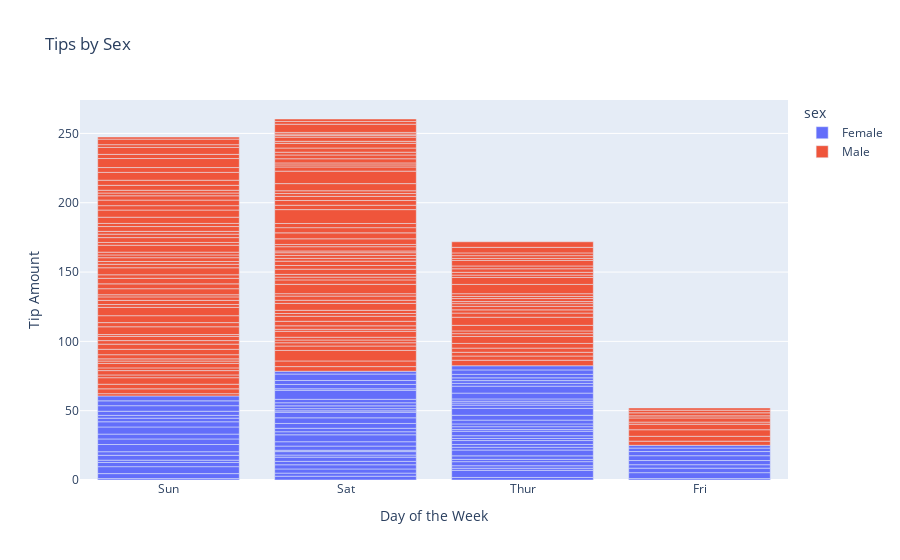

Source (notebook cell):
### Code cell
px.bar(df_tips, x='day', y='tip', color='sex', 
      title='Tips by Sex',
      labels={'tip':'Tip Amount', 'day':'Day of the Week'})

### Figure 1 — Plotly figure (JSON) as saved in the notebook; plotly's stock layout.template omitted (floating-point values rounded to 4 significant figures; data arrays with more than 128 entries replaced by an {"elided": "..."} marker saying what was removed)
{"data": [{"alignmentgroup": "True", "hovertemplate": "sex=Female<br>Day of the Week=%{x}<br>Tip Amount=%{y}<extra></extra>", "legendgroup": "Female", "marker": {"color": "#636efa", "pattern": {"shape": ""}}, "name": "Female", "offsetgroup": "Female", "orientation": "v", "showlegend": true, "textposition": "auto", "type": "bar", "x": ["Sun", "Sun", "Sun", "Sun", "Sun", "Sun", "Sat", "Sat", "Sat", "Sat", "Sat", "Sat", "Sun", "Sun", "Sat", "Sat", "Sat", "Sat", "Sat", "Sat", "Sat", "Thur", "Thur", "Fri", "Fri", "Fri", "Fri", "Fri", "Sat", "Sat", "Sat", "Sat", "Sat", "Sun", "Sun", "Thur", "Thur", "Thur", "Thur", "Thur", "Thur", "Thur", "Thur", "Thur", "Thur", "Thur", "Thur", "Thur", "Thur", "Thur", "Thur", "Thur", "Thur", "Thur", "Thur", "Thur", "Thur", "Sun", "Sun", "Sun", "Sun", "Sun", "Sat", "Sat", "Sun", "Sun", "Sun", "Thur", "Thur", "Thur", "Thur", "Thur", "Thur", "Thur", "Sat", "Sat", "Sat", "Sat", "Sat", "Fri", "Fri", "Fri", "Fri", "Sat", "Sat", "Sat", "Thur"], "xaxis": "x", "y": [1.01, 3.61, 5, 3.02, 1.67, 3.5, 2.75, 2.23, 3, 3, 2.45, 3.07, 2.6, 5.2, 1.5, 2.47, 1, 3, 3.14, 5, 2.2, 1.83, 5.17, 1, 4.3, 3.25, 2.5, 3, 2.5, 3.48, 4.08, 4, 1, 4, 3.5, 1.5, 1.8, 2.92, 1.68, 2.52, 4.2, 2, 2, 2.83, 1.5, 2, 3.25, 1.25, 2, 2, 2.75, 3.5, 5, 2.3, 1.5, 1.36, 1.63, 5.14, 3.75, 2.61, 2, 3, 1.61, 2, 4, 3.5, 3.5, 4.19, 5, 2, 2.01, 2, 2.5, 3.23, 2.23, 2.5, 6.5, 1.1, 3.09, 3.48, 3, 2.5, 2, 2.88, 4.67, 2, 3], "yaxis": "y"}, {"alignmentgroup": "True", "hovertemplate": "sex=Male<br>Day of the Week=%{x}<br>Tip Amount=%{y}<extra></extra>", "legendgroup": "Male", "marker": {"color": "#EF553B", "pattern": {"shape": ""}}, "name": "Male", "offsetgroup": "Male", "orientation": "v", "showlegend": true, "textposition": "auto", "type": "bar", "x": {"elided": "157 str values"}, "xaxis": "x", "y": {"elided": "157 float values"}, "yaxis": "y"}], "layout": {"barmode": "relative", "legend": {"title": {"text": "sex"}, "tracegroupgap": 0}, "title": {"text": "Tips by Sex"}, "xaxis": {"anchor": "y", "domain": [0, 1], "title": {"text": "Day of the Week"}}, "yaxis": {"anchor": "x", "domain": [0, 1], "title": {"text": "Tip Amount"}}}}
